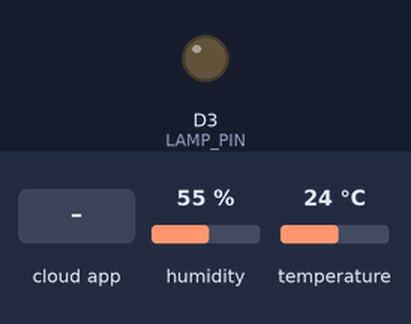
A sketch run on a simulated ESP8266 (NodeMCU). On the bench: output pins drawn as LEDs (lit = HIGH). The test bench sets the inputs (shaded band); at power-on: humidity 55 %, temperature 24 °C. WiFi joins after 1.5 s; servers stay silent unless stated; the Firebase database answers and starts empty; what the sketch prints to the serial monitor is not drawn.

Above: at 2.8 s.
2.9 s: the phone or cloud app sets lamp to 1
At 3.8 s:
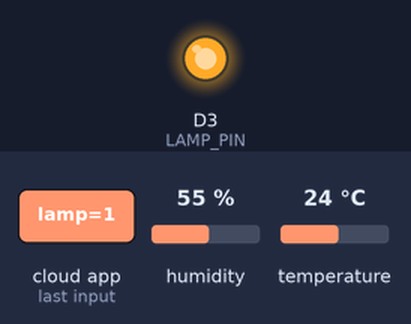
4.6 s: the phone or cloud app sets lamp to 0
At 5.7 s:
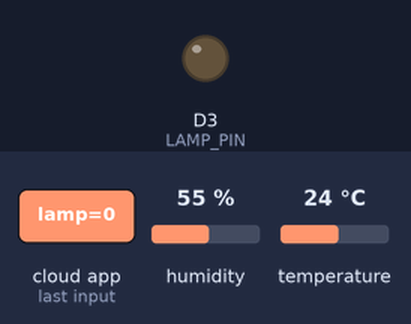
Timing chart, 0 to 7.6 s (numbered marks = the images above; inputs shaded):
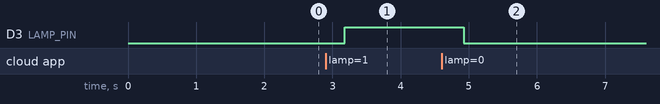

Measured:
- after the input at 2.9 s, D3 (LAMP_PIN): LOW → HIGH after 0.28 s
- after the input at 4.6 s, D3 (LAMP_PIN): HIGH → LOW after 0.33 s

The sketch:

SensoriamentoFirebase.ino
```cpp
#include <ESP8266WiFi.h>
#include <FirebaseArduino.h>
#include <Ticker.h>
#include "DHT.h"

// Set these to run example.
#define FIREBASE_HOST "ionic-iot-18a78.firebaseio.com"
#define FIREBASE_AUTH "XSuRYEjtQjtL0DyzlEqg3J5kREMt5bFl8OSGGYSW"
#define WIFI_SSID "SKY_A2137E"
#define WIFI_PASSWORD "6c159f6e"

#define LAMP_PIN D3
#define DHT_PIN D5
#define DHTTYPE DHT11
// Publique a cada 5 min
#define PUBLISH_INTERVAL 1000*60*10

DHT dht(DHT_PIN, DHTTYPE);
Ticker ticker;
bool publishNewState = true;

void publish(){
  publishNewState = true;
}

void setupPins(){

  pinMode(LAMP_PIN, OUTPUT);
  digitalWrite(LAMP_PIN, LOW);

  dht.begin();
}

void setupWifi(){
  WiFi.begin(WIFI_SSID, WIFI_PASSWORD);
  Serial.print("connecting");
  while (WiFi.status() != WL_CONNECTED) {
    Serial.print(".");
    delay(500);
  }
  Serial.println();
  Serial.print("connected: ");
  Serial.println(WiFi.localIP());
}

void setupFirebase(){
  Firebase.begin(FIREBASE_HOST, FIREBASE_AUTH);
  Firebase.setBool("lamp", false);
}

void setup() {
  Serial.begin(9600);

  setupPins();
  setupWifi();

  setupFirebase();

  // Registra o ticker para publicar de tempos em tempos
  ticker.attach_ms(PUBLISH_INTERVAL, publish);
}

void loop() {

  // Apenas publique quando passar o tempo determinado
  if(publishNewState){
    Serial.println("Publish new State");
    // Obtem os dados do sensor DHT
    float humidity = dht.readHumidity();
    float temperature = dht.readTemperature();

    if (isnan(temperature) || isnan(humidity))
    {
      Serial.println("Failed to read from DHT");
    }
    else
    {
      Firebase.pushFloat("temperature", temperature);
      Firebase.pushFloat("humidity", humidity);
      publishNewState = false;
    }

  }

  // Verifica o valor da lampada no firebase
  bool lampValue = Firebase.getBool("lamp");
  digitalWrite(LAMP_PIN, lampValue ? HIGH : LOW);

  delay(200);
}
```
